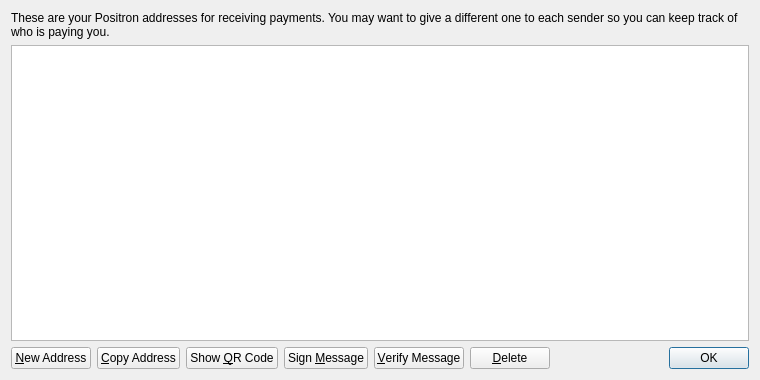
<?xml version="1.0" encoding="UTF-8"?>
<ui version="4.0">
 <class>AddressBookPage</class>
 <widget class="QWidget" name="AddressBookPage">
  <property name="geometry">
   <rect>
    <x>0</x>
    <y>0</y>
    <width>760</width>
    <height>380</height>
   </rect>
  </property>
  <property name="windowTitle">
   <string>Address Book</string>
  </property>
  <layout class="QVBoxLayout" name="verticalLayout">
   <item>
    <widget class="QLabel" name="labelExplanation">
     <property name="text">
      <string>These are your Positron addresses for receiving payments. You may want to give a different one to each sender so you can keep track of who is paying you.</string>
     </property>
     <property name="textFormat">
      <enum>Qt::PlainText</enum>
     </property>
     <property name="wordWrap">
      <bool>true</bool>
     </property>
    </widget>
   </item>
   <item>
    <widget class="QTableView" name="tableView">
     <property name="contextMenuPolicy">
      <enum>Qt::CustomContextMenu</enum>
     </property>
     <property name="toolTip">
      <string>Double-click to edit address or label</string>
     </property>
     <property name="tabKeyNavigation">
      <bool>false</bool>
     </property>
     <property name="alternatingRowColors">
      <bool>true</bool>
     </property>
     <property name="selectionMode">
      <enum>QAbstractItemView::SingleSelection</enum>
     </property>
     <property name="selectionBehavior">
      <enum>QAbstractItemView::SelectRows</enum>
     </property>
     <property name="sortingEnabled">
      <bool>true</bool>
     </property>
     <attribute name="verticalHeaderVisible">
      <bool>false</bool>
     </attribute>
    </widget>
   </item>
   <item>
    <layout class="QHBoxLayout" name="horizontalLayout">
     <item>
      <widget class="QPushButton" name="newAddressButton">
       <property name="toolTip">
        <string>Create a new address</string>
       </property>
       <property name="text">
        <string>&amp;New Address</string>
       </property>
       <property name="icon">
        <iconset resource="../bitcoin.qrc">
         <normaloff>:/icons/add</normaloff>:/icons/add</iconset>
       </property>
      </widget>
     </item>
     <item>
      <widget class="QPushButton" name="copyToClipboard">
       <property name="toolTip">
        <string>Copy the currently selected address to the system clipboard</string>
       </property>
       <property name="text">
        <string>&amp;Copy Address</string>
       </property>
       <property name="icon">
        <iconset resource="../bitcoin.qrc">
         <normaloff>:/icons/editcopy</normaloff>:/icons/editcopy</iconset>
       </property>
      </widget>
     </item>
     <item>
      <widget class="QPushButton" name="showQRCode">
       <property name="text">
        <string>Show &amp;QR Code</string>
       </property>
       <property name="icon">
        <iconset resource="../bitcoin.qrc">
         <normaloff>:/icons/qrcode</normaloff>:/icons/qrcode</iconset>
       </property>
      </widget>
     </item>
     <item>
      <widget class="QPushButton" name="signMessage">
       <property name="toolTip">
        <string>Sign a message to prove you own a Positron address</string>
       </property>
       <property name="text">
        <string>Sign &amp;Message</string>
       </property>
       <property name="icon">
        <iconset resource="../bitcoin.qrc">
         <normaloff>:/icons/edit</normaloff>:/icons/edit</iconset>
       </property>
      </widget>
     </item>
     <item>
      <widget class="QPushButton" name="verifyMessage">
       <property name="toolTip">
        <string>Verify a message to ensure it was signed with a specified Positron address</string>
       </property>
       <property name="text">
        <string>&amp;Verify Message</string>
       </property>
       <property name="icon">
        <iconset resource="../bitcoin.qrc">
         <normaloff>:/icons/transaction_0</normaloff>:/icons/transaction_0</iconset>
       </property>
      </widget>
     </item>
     <item>
      <widget class="QPushButton" name="deleteButton">
       <property name="toolTip">
        <string>Delete the currently selected address from the list</string>
       </property>
       <property name="text">
        <string>&amp;Delete</string>
       </property>
       <property name="icon">
        <iconset resource="../bitcoin.qrc">
         <normaloff>:/icons/remove</normaloff>:/icons/remove</iconset>
       </property>
      </widget>
     </item>
     <item>
      <spacer name="horizontalSpacer">
       <property name="orientation">
        <enum>Qt::Horizontal</enum>
       </property>
       <property name="sizeHint" stdset="0">
        <size>
         <width>40</width>
         <height>20</height>
        </size>
       </property>
      </spacer>
     </item>
     <item>
      <widget class="QDialogButtonBox" name="buttonBox">
       <property name="sizePolicy">
        <sizepolicy hsizetype="Maximum" vsizetype="Fixed">
         <horstretch>0</horstretch>
         <verstretch>0</verstretch>
        </sizepolicy>
       </property>
       <property name="standardButtons">
        <set>QDialogButtonBox::Ok</set>
       </property>
      </widget>
     </item>
    </layout>
   </item>
  </layout>
 </widget>
 <resources>
  <include location="../bitcoin.qrc"/>
 </resources>
 <connections/>
</ui>
